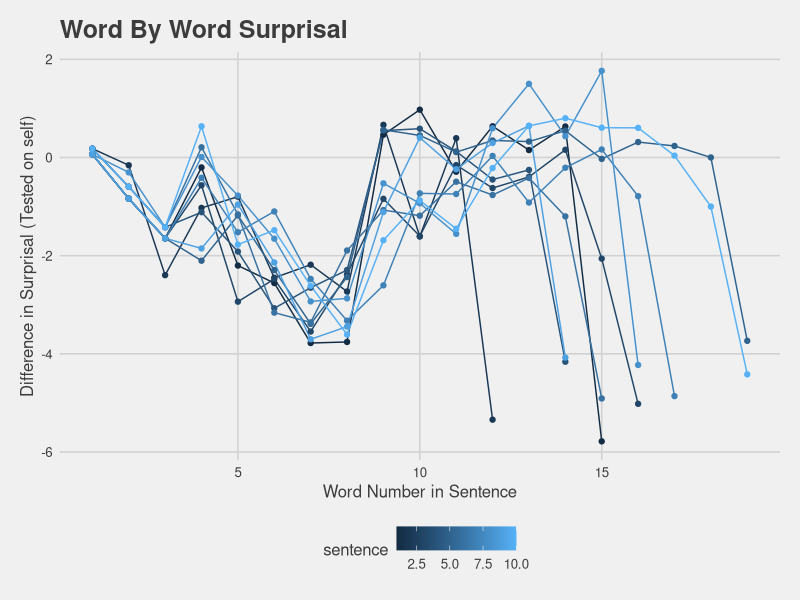

Recreate this plot in R.
library(tidyverse)
library(ggplot2)
library(ggthemes)
data1 = read.csv("gpt2_satiation/output/B2_A1_WordByWord_surprisals.csv")
data2 = read.csv("gpt2_satiation/output/0_A1_WordByWord_surprisals.csv")
data = data2
data$surprisal = data1$surprisal - data2$surprisal
data %>%
  #filter(sentence == 10 | sentence == 11) %>%
  ggplot((aes(x = word, y= surprisal))) +
  geom_line(aes(group = sentence, color = sentence)) +
  geom_point(aes(color = sentence)) +
  #geom_smooth(method = "lm", se=FALSE) +
  labs(title = "Word By Word Surprisal", 
       x = "Word Number in Sentence", 
       y = "Difference in Surprisal (Tested on self)") +
  theme_fivethirtyeight() +
  theme(axis.title = element_text())
